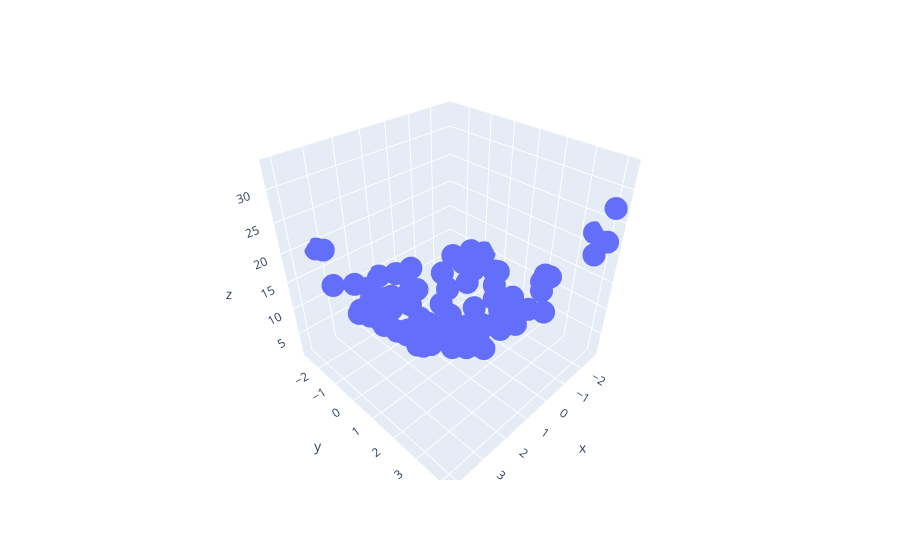

Notebook code cell kept with this figure:
### Code cell
df = px.data.iris()
fig = px.scatter_3d(df, x=x.ravel(), y=y.ravel(), z=z.ravel())
fig.show()
